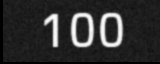
#> input picture training_data/aug_100_26.png, 160 x 64 px
$ python test_ocr.py training_data/aug_100_26.png
#> lines starting #> are read from the running program, lines starting #| are printed output that depends on the picture; after the words box and inside, x2 and y2 are one past the last pixel; in counts of white or black regions, pixels touching at a corner belong together
import cv2
import pytesseract
import numpy as np
import re
import sys

# Set Tesseract path
pytesseract.pytesseract.tesseract_cmd = r'C:\Program Files\Tesseract-OCR\tesseract.exe'

def ocr_image_file(filename):
    """Run OCR on a saved image file."""
#> called with filename = 'training_data/aug_100_26.png'
    try:
        # Read the image
        img = cv2.imread(filename)
#> img is the input picture: shape (64, 160, 3); min 0, max 253, mean 47.4
        if img is None:
            print(f"❌ Error: Could not read image file '{filename}'")
            print(f"   Make sure the file exists in the current directory.")
            return None

        print(f"✅ Image loaded: {filename}")
        print(f"   Image size: {img.shape[1]}x{img.shape[0]} pixels")
#|    Image size: 160x64 pixels

        # Convert to grayscale
        gray = cv2.cvtColor(img, cv2.COLOR_BGR2GRAY)

        # Simpler preprocessing - less aggressive to avoid artifacts
        gray = cv2.resize(gray, None, fx=4, fy=4, interpolation=cv2.INTER_CUBIC)
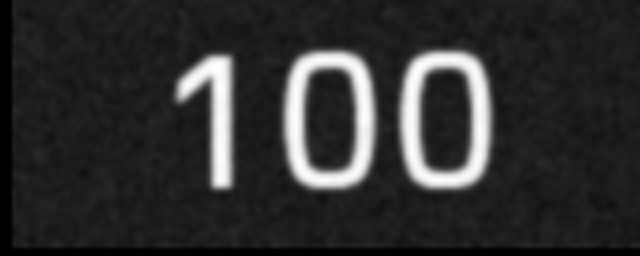
#> gray: shape (256, 640); min 0, max 255, mean 47.5

        # Simple threshold works better for clean, high-contrast digits
        _, th = cv2.threshold(gray, 127, 255, cv2.THRESH_BINARY)
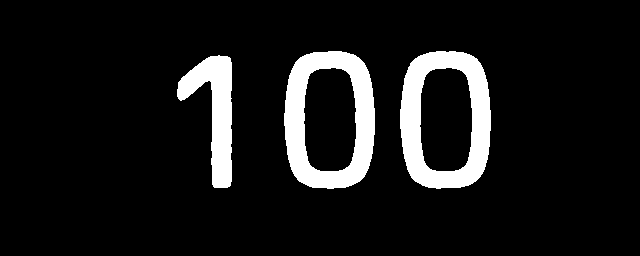
#> th: shape (256, 640); 9.7% white; 3 white regions, box (x1, y1, x2, y2) and area: (400, 51, 491, 189) 6198, (284, 51, 375, 189) 6184, (177, 55, 232, 188) 3435

        # Light denoising only
        kernel = cv2.getStructuringElement(cv2.MORPH_RECT, (2, 2))
        th = cv2.morphologyEx(th, cv2.MORPH_OPEN, kernel)
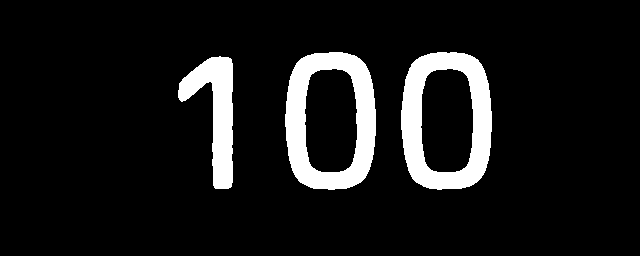
#> th: shape (256, 640); 9.7% white; 3 white regions, box (x1, y1, x2, y2) and area: (401, 52, 492, 190) 6198, (285, 52, 376, 190) 6184, (178, 56, 233, 189) 3434

        # Alternative: Adaptive threshold for comparison
        th_adaptive = cv2.adaptiveThreshold(gray, 255, cv2.ADAPTIVE_THRESH_GAUSSIAN_C,
                                            cv2.THRESH_BINARY, 11, 2)
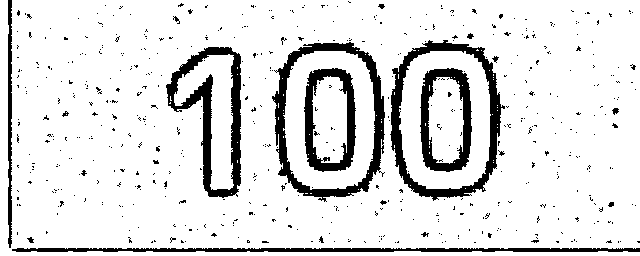
#> th_adaptive: shape (256, 640); 87.8% white; 545 black regions (529 under 20 px), largest, box (x1, y1, x2, y2) and area: (390, 40, 505, 201) 3592, (272, 42, 385, 202) 3586, (166, 47, 241, 198) 3347

        # Alternative: OTSU threshold
        _, th_otsu = cv2.threshold(gray, 0, 255, cv2.THRESH_BINARY + cv2.THRESH_OTSU)
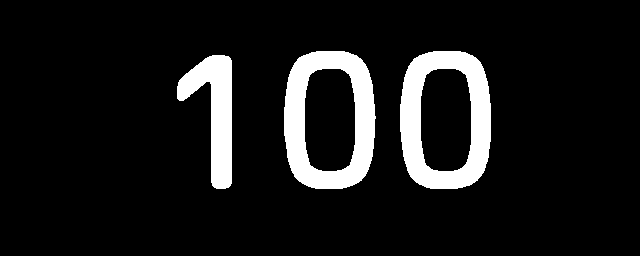
#> th_otsu: shape (256, 640); 10.1% white; 3 white regions, box (x1, y1, x2, y2) and area: (400, 51, 491, 189) 6437, (284, 51, 376, 189) 6435, (177, 55, 232, 189) 3599

        # Try inverting (white text on black background)
        th_inv = cv2.bitwise_not(th)

        # Try inverting (white text on black background)
        th_inv = cv2.bitwise_not(th)

        # Save all versions for comparison
        processed_filename = filename.replace('.png', '_processed.png')
        cv2.imwrite(processed_filename.replace('.png', '_simple.png'), th)
        cv2.imwrite(processed_filename.replace('.png', '_adaptive.png'), th_adaptive)
        cv2.imwrite(processed_filename.replace('.png', '_otsu.png'), th_otsu)
        cv2.imwrite(processed_filename.replace('.png', '_inverted.png'), th_inv)
        print(f"✅ Processed images saved with different methods")

        # Try OCR with multiple methods and PSM modes
        results = []

        # Method 1: Simple threshold with PSM 8 (single word - BEST for digits)
        text1 = pytesseract.image_to_string(th, config="--psm 8 -c tessedit_char_whitelist=0123456789 --oem 3")
        results.append(("Simple threshold PSM 8", text1))

        # Method 2: OTSU with PSM 7
        text2 = pytesseract.image_to_string(th_otsu, config="--psm 7 -c tessedit_char_whitelist=0123456789 --oem 3")
        results.append(("OTSU PSM 7", text2))

        # Method 3: Inverted with PSM 7
        text3 = pytesseract.image_to_string(th_inv, config="--psm 7 -c tessedit_char_whitelist=0123456789 --oem 3")
        results.append(("Inverted PSM 7", text3))

        # Method 4: Simple with PSM 8 (single word)
        text4 = pytesseract.image_to_string(th, config="--psm 8 -c tessedit_char_whitelist=0123456789 --oem 3")
        results.append(("Simple threshold PSM 8", text4))

        # Method 5: Simple with PSM 13 (raw line)
        text5 = pytesseract.image_to_string(th, config="--psm 13 -c tessedit_char_whitelist=0123456789 --oem 3")
        results.append(("Simple threshold PSM 13", text5))

        # Method 6: Inverted with PSM 8
        text6 = pytesseract.image_to_string(th_inv, config="--psm 8 -c tessedit_char_whitelist=0123456789 --oem 3")
        results.append(("Inverted PSM 8", text6))

        print(f"\n📊 Testing multiple OCR methods:\n")
        best_result = None
        best_score = None

        for method, text in results:
            numbers = re.findall(r"\d+", text)
            if numbers:
                # Filter valid dart scores
                valid_scores = [int(n) for n in numbers if 0 <= int(n) <= 501]

                if valid_scores:
                    score = valid_scores[0]

                    # Check for false leading digits (e.g., 664 -> 64)
                    if score >= 600:
                        score_str = str(score)
                        if len(score_str) >= 3:
                            alternative = int(score_str[1:])
                            if 0 <= alternative <= 501:
                                print(f"  {method:25s} → '{text.strip():10s}' → {score} → CORRECTED to {alternative}")
                                score = alternative
                            else:
                                print(f"  {method:25s} → '{text.strip():10s}' → Score: {score} (INVALID)")
                    else:
                        print(f"  {method:25s} → '{text.strip():10s}' → Score: {score}")

                    if best_result is None:
                        best_result = text
                        best_score = score
                else:
                    print(f"  {method:25s} → '{text.strip():10s}' → {numbers} (out of range)")
            else:
                print(f"  {method:25s} → '{text.strip():10s}' → No number found")

        # Use the first successful result
        text = best_result if best_result else text1

        print(f"\n📄 Selected OCR Text: '{text.strip()}'")

        # Extract first number found
        m = re.search(r"\d+", text)
        if m:
            score = int(m.group(0))

            # Apply same correction as in app.py
            if score >= 600:
                score_str = str(score)
                if len(score_str) >= 3:
                    alternative = int(score_str[1:])
                    if 0 <= alternative <= 501:
                        print(f"🔧 Corrected {score} to {alternative}")
                        score = alternative

            print(f"🎯 Extracted Score: {score}")
            return score
        else:
            print("⚠️  No number found in OCR result")
            return None

    except Exception as e:
        print(f"❌ Error: {e}")
        return None

if __name__ == "__main__":
    filename = sys.argv[1] if len(sys.argv) > 1 else "test.png"
    print(f"\n🔍 Running OCR on: {filename}\n")
    ocr_image_file(filename)
#> (the call stopped at in ocr_image_file, `text1 = pytesseract.image_to_string(th, config="--psm 8 -c tessedit_ch..`: pytesseract is not available in this run)

$ run again, on training_data/aug_113_19.png
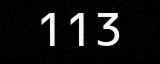
#> input picture training_data/aug_113_19.png, 160 x 64 px
#> in ocr_image_file, img is the input picture: shape (64, 160, 3); min 0, max 255, mean 18.5
#|    Image size: 160x64 pixels
#> in ocr_image_file, `_, th = cv2.threshold(gray, 127, 255, cv2.THRESH_BINARY)`:
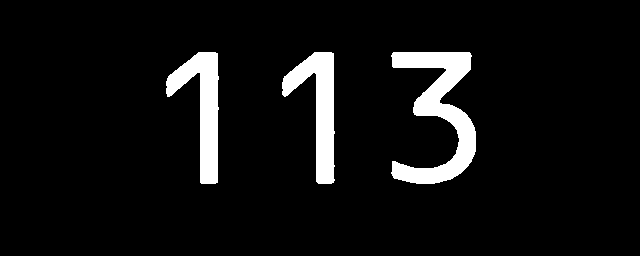
#> th: shape (256, 640); 6.7% white; 3 white regions, box (x1, y1, x2, y2) and area: (391, 52, 476, 184) 4815, (166, 52, 219, 184) 3082, (282, 52, 335, 184) 3076
#> th_adaptive: shape (256, 640); 88.2% white; 1621 black regions (1530 under 20 px), largest, box (x1, y1, x2, y2) and area: (383, 43, 488, 190) 3911, (158, 42, 241, 190) 2573, (268, 43, 344, 191) 2493
#> in ocr_image_file, `_, th_otsu = cv2.threshold(gray, 0, 255, cv2.THRESH_BINARY + cv2.THRES..`:
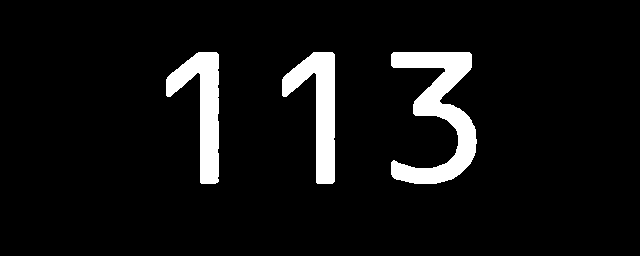
#> th_otsu: shape (256, 640); 7% white; 3 white regions, box (x1, y1, x2, y2) and area: (391, 52, 477, 184) 4955, (282, 52, 335, 184) 3236, (166, 52, 219, 184) 3217
#> th_inv: shape (256, 640); 93.3% white; 3 black regions, box (x1, y1, x2, y2) and area: (392, 53, 477, 185) 4815, (167, 53, 220, 185) 3082, (283, 53, 336, 185) 3076

$ run again, on training_data/aug_118_13.png
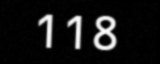
#> input picture training_data/aug_118_13.png, 160 x 64 px
#> in ocr_image_file, img is the input picture: shape (64, 160, 3); min 0, max 253, mean 20.7
#|    Image size: 160x64 pixels
#> in ocr_image_file, `_, th = cv2.threshold(gray, 127, 255, cv2.THRESH_BINARY)`:
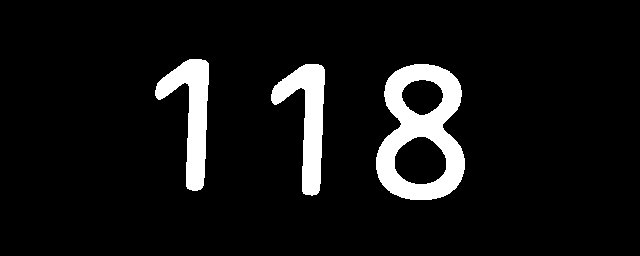
#> th: shape (256, 640); 7.8% white; 3 white regions, box (x1, y1, x2, y2) and area: (376, 64, 465, 200) 6416, (155, 59, 209, 191) 3152, (271, 64, 325, 196) 3147
#> th_adaptive: shape (256, 640); 92% white; 64 black regions (59 under 20 px), largest, box (x1, y1, x2, y2) and area: (367, 55, 477, 209) 3863, (259, 55, 337, 205) 3458, (144, 48, 221, 201) 3421, (394, 135, 446, 185) 1251, (402, 80, 443, 117) 891
#> in ocr_image_file, `_, th_otsu = cv2.threshold(gray, 0, 255, cv2.THRESH_BINARY + cv2.THRES..`:
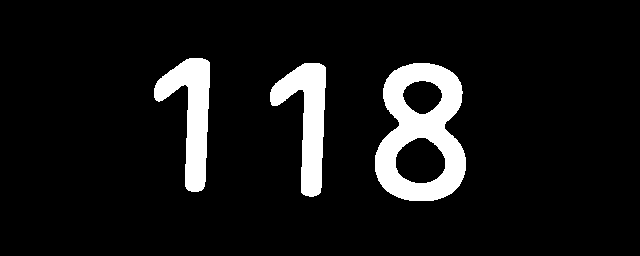
#> th_otsu: shape (256, 640); 8.7% white; 3 white regions, box (x1, y1, x2, y2) and area: (375, 63, 466, 201) 7164, (154, 58, 210, 192) 3571, (270, 63, 326, 197) 3561
#> th_inv: shape (256, 640); 92.2% white; 3 black regions, box (x1, y1, x2, y2) and area: (377, 65, 466, 201) 6416, (156, 60, 210, 192) 3152, (272, 65, 326, 197) 3147

$ run again, on training_data/aug_132_19.png
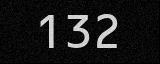
#> input picture training_data/aug_132_19.png, 160 x 64 px
#> in ocr_image_file, img is the input picture: shape (64, 160, 3); min 0, max 227, mean 23.7
#|    Image size: 160x64 pixels
#> in ocr_image_file, `_, th = cv2.threshold(gray, 127, 255, cv2.THRESH_BINARY)`:
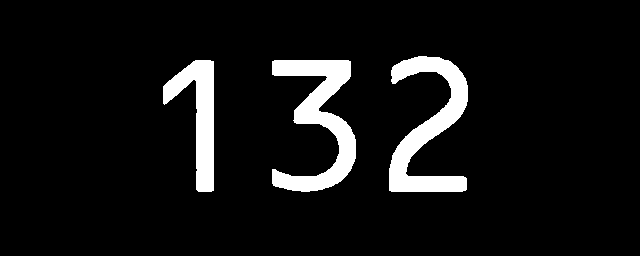
#> th: shape (256, 640); 7.5% white; 3 white regions, box (x1, y1, x2, y2) and area: (272, 60, 356, 192) 4706, (389, 56, 468, 192) 4611, (163, 60, 214, 192) 3028
#> th_adaptive: shape (256, 640); 70.4% white; 1279 black regions (612 under 20 px), largest, box (x1, y1, x2, y2) and area: (242, 44, 380, 203) 4522, (369, 44, 480, 200) 3968, (152, 49, 234, 203) 2715
#> in ocr_image_file, `_, th_otsu = cv2.threshold(gray, 0, 255, cv2.THRESH_BINARY + cv2.THRES..`:
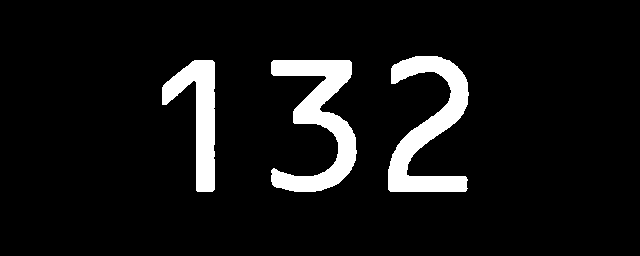
#> th_otsu: shape (256, 640); 7.9% white; 3 white regions, box (x1, y1, x2, y2) and area: (271, 60, 357, 192) 4942, (388, 56, 469, 192) 4842, (162, 60, 215, 192) 3220
#> th_inv: shape (256, 640); 92.5% white; 3 black regions, box (x1, y1, x2, y2) and area: (273, 61, 357, 193) 4705, (390, 57, 469, 193) 4611, (164, 61, 215, 193) 3027
